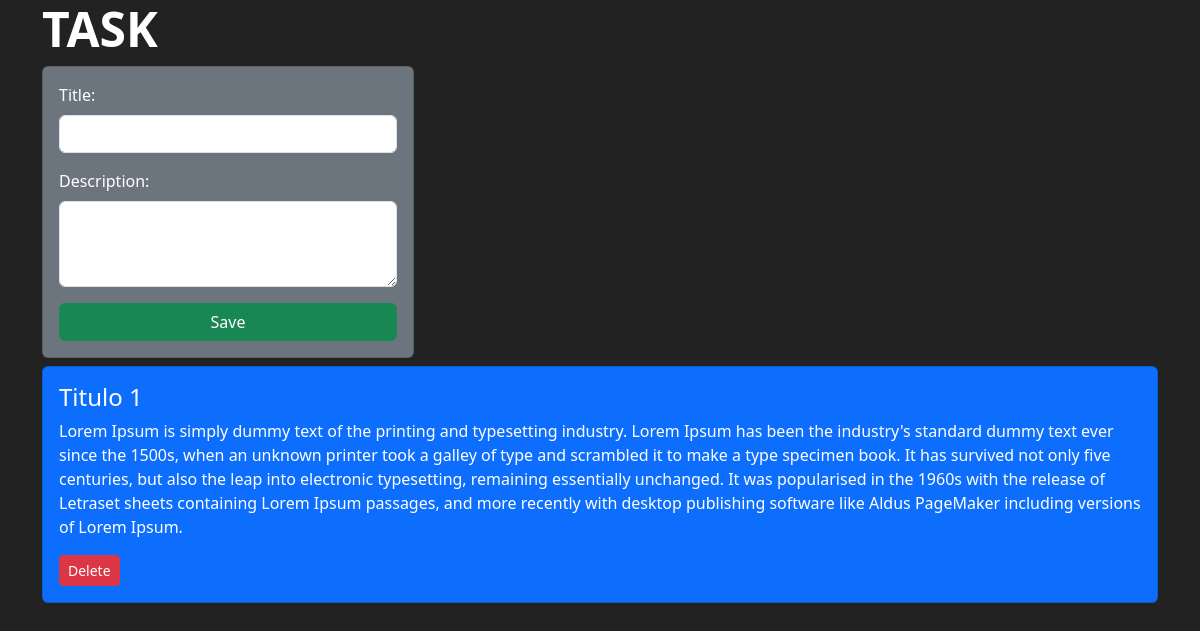
Before: / with the older database file.
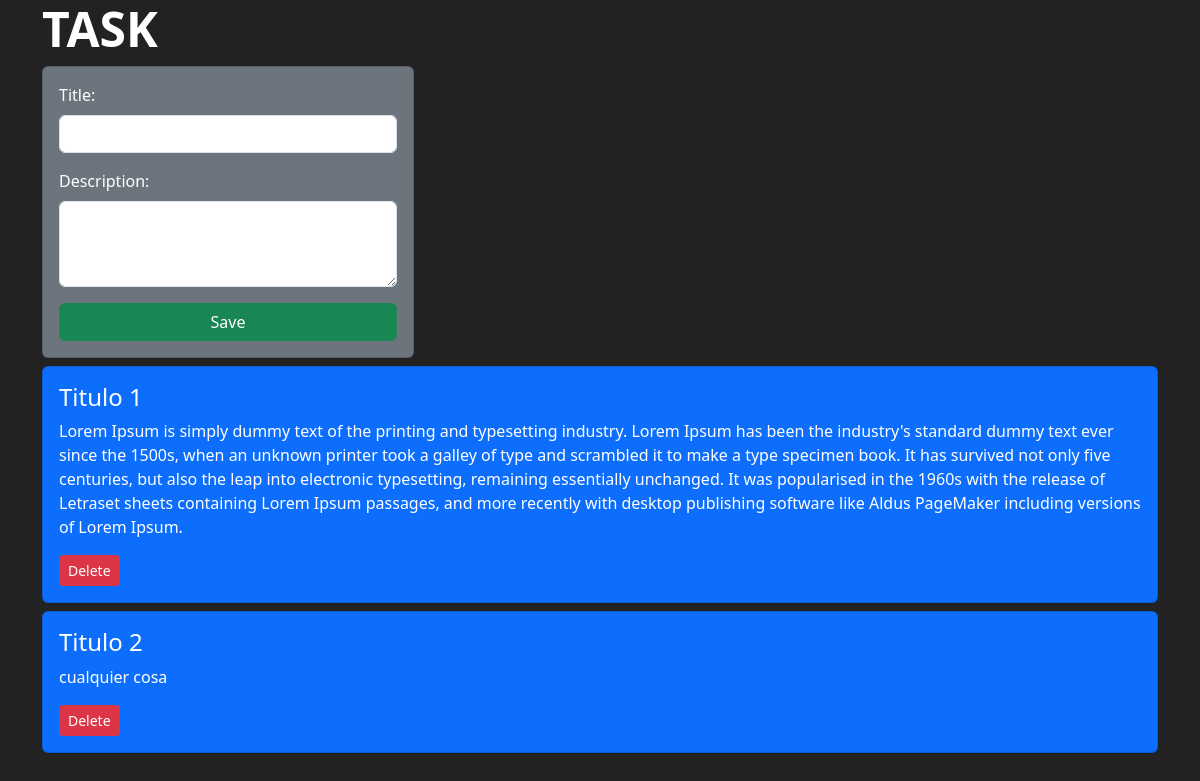
After: the same page with the newer database file.
### tasksApp/models.py (models this page shows)
class Task(models.Model):
    titulo = models.CharField(max_length=100)
    descripcion = models.TextField(blank=True)

### tasksApp/views.py (the view)
# urls.py: path('', views.task, name="Task"),
def task(request):
    tasks = Task.objects.all()
    return render(request, 'task.html', { "tasks": tasks })

### tasksApp/templates/task.html (shortened to what this page needs)
{% load static %}
<!DOCTYPE html>
<html lang="en">
  <head>
    <link rel="stylesheet" href="https://cdn.jsdelivr.net/npm/bootstrap@5.3.0-alpha1/dist/css/bootstrap.min.css">
    <link rel="stylesheet" href="{% static 'style.css' %}">
  </head>
  <body>
    <div class="container">
      <h2 class="display-5 fw-bold">TASK</h2>
      <form action="{% url 'createTask' %}" method="POST" class="card card-body col-4 bg-secondary">
        <div class="mb-3">
          <label for="exampleFormControlInput1" class="form-label">Title:</label>
          <input type="text" class="form-control" name="titulo">
        </div>
        <div class="mb-3">
          <label for="exampleFormControlTextarea1" class="form-label">Description:</label>
          <textarea class="form-control" name="descripcion" rows="3"></textarea>
        </div>
        <button class="btn btn-success">Save</button>
      </form>
      {% for task in tasks %}
        <div class="card card-body text-black mt-2 col-12 bg-primary text-white">
          <h4>{{task.titulo}}</h4>
          <p>{{task.descripcion}}</p>
          <form action="{% url 'deleteTask' task.id %}" method="POST">
            <button class="btn btn-danger btn-sm">Delete</button>
          </form>
        </div>
      {% empty %}
        <h2 class="display-4 text-center">No task yet</h2>
      {% endfor %}
    </div>
  </body>
</html>

### tasksApp/static/style.css (style rules this page uses)
body { background-color: #222; color: white; }

Changed rows visible on the page:
added Task: titulo "Titulo 2", descripcion "cualquier cosa"
